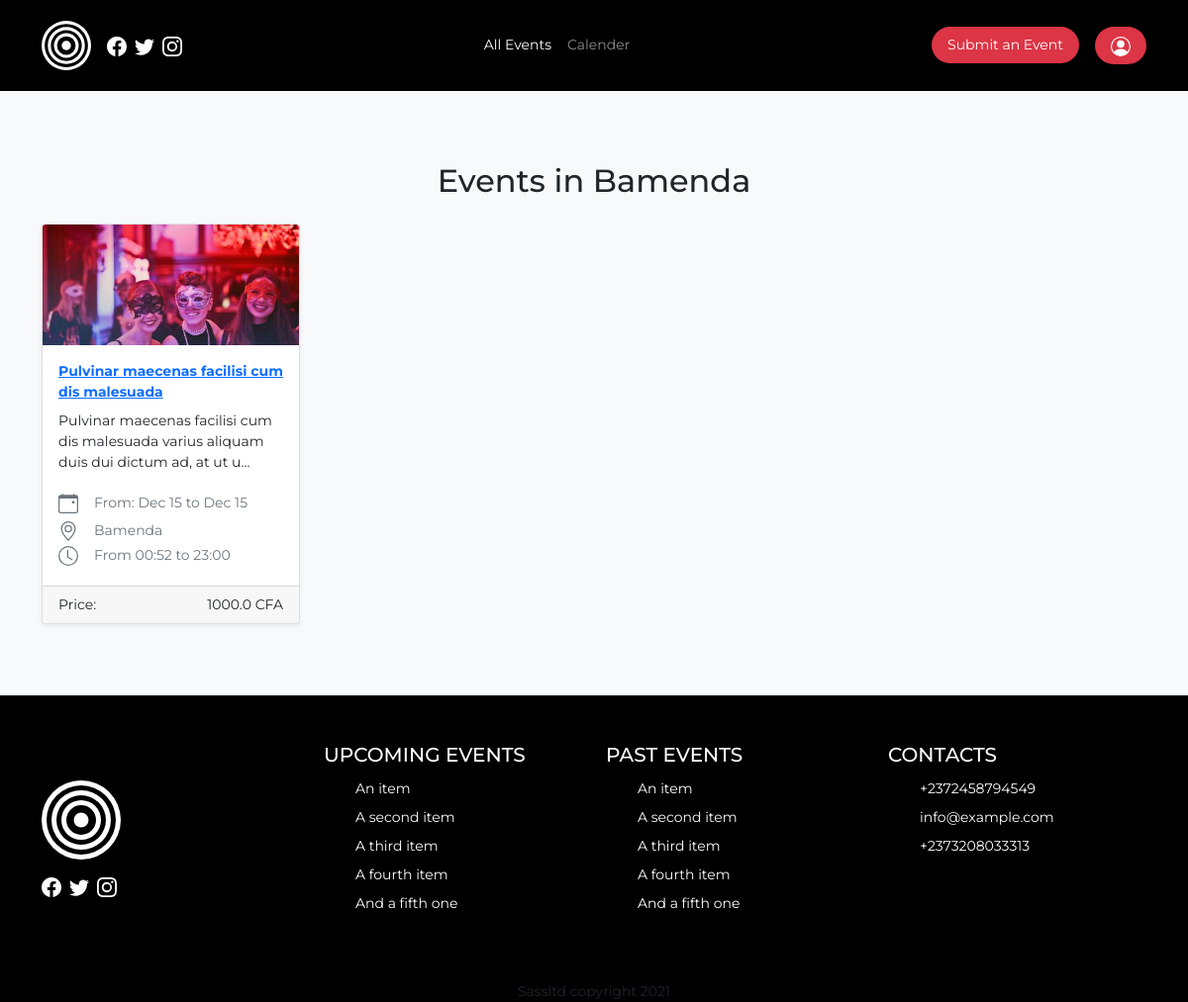
/city/Bamenda (signed in), run on the app's committed database.
### mainapp/models.py (models this page shows, shortened)
class Event(db.Model):
    __tablename__ = 'events'
    id = db.Column(db.Integer,primary_key = True)
    title = db.Column(db.String(60), nullable=False)
    description = db.Column(db.String, nullable=False)
    feature_image = db.Column(db.String, nullable=True, default='event.png')
    start = db.Column(db.DateTime, nullable=False, default=datetime.utcnow, index=True)
    end = db.Column(db.DateTime, nullable=False, default=datetime.utcnow,index=True)
    total_tickets =db.Column(db.Integer,nullable=False , default=1)
    ticket_price = db.Column(db.Float, nullable=False, default=0.01)
    start_time = db.Column(db.DateTime)
    end_time = db.Column(db.DateTime)
    location = db.Column(db.String(60), nullable=False)
    created_date = db.Column(db.DateTime,default=datetime.utcnow, index=True)
    user_id = db.Column(db.Integer, db.ForeignKey('users.id'), nullable=False)

### mainapp/events/routes.py (the view)
@events.route('/city/<string:name>')
def city_loc(name):
  locate = request.args.get('filter', default = name, type = str)
  print(locate)
  now = datetime.datetime.now()
  events = Event.query.filter(Event.start > now).filter_by(location=name).order_by(Event.start.asc()).all()
  return render_template('city_view.html', title='Events in',events=events,locate=locate )

### mainapp/models.py (called while the page is built)
@login_manager.user_loader
def load_user(user_id):
  return User.query.get(int(user_id))

### mainapp/events/templates/city_view.html (shortened to what this page needs)
{% extends 'shared/_base.html' %}
{%block content%}
<div class="container">
  <div class="my-4 py-4">
    <h2 class="text-center my-4">Events in {{locate}}</h2>
  <div class="row">
    {%if events|length == 0%}
    <div class="alert alert-warning" role="alert">
      Sorry, {{locate}} has no Upcoming events
    </div>
    {% else %}
    {%for event in events%}
    <div class="col-sm-3">
      <div class="card mb-4 shadow-sm">
        <img src="{{url_for('static',filename='images/event_images/thumbnail/' + event.feature_image)}}" class="card-img-top" alt="...">
        <div class="card-body">
          <div class=" fw-bold pb-2"><a href="{{url_for('events.event', event_id=event.id)}}">{{event.title}}</a></div>
            <p class="card-text">{{event.description | truncate(90, True)}}</p>
            <div class="d-flex flex-row text-muted lh-lg">
              <span class="me-3 mb-1">
              </span>
              <span> From: {{event.start.strftime('%b %d')}} to  {{event.end.strftime('%b %d')}} </span>
            </div>
            <div class="d-flex flex-row text-muted">
              <span class="me-3 mb-1">
                </span>
              <span>{{event.location}}</span>
            </div>
            <div class="d-flex flex-row text-muted">
              <span class="me-3 mb-1">
                  <svg xmlns="http://www.w3.org/2000/svg" width="20" height="20" fill="currentColor" class="bi bi-clock" viewBox="0 0 16 16">
                    <path d="M8 3.5a.5.5 0 0 0-1 0V9a.5.5 0 0 0 .252.434l3.5 2a.5.5 0 0 0 .496-.868L8 8.71V3.5z"/>
                    <path d="M8 16A8 8 0 1 0 8 0a8 8 0 0 0 0 16zm7-8A7 7 0 1 1 1 8a7 7 0 0 1 14 0z"/>
                  </svg>
                </span>
                <span>  From {{event.start_time.strftime('%H:%M')}} to {{event.end_time.strftime('%H:%M')}}</span>
            </div>
        </div>
        <div class="card-footer d-flex justify-content-between">
          <div class="">Price:</div>
          <div class="">{{event.ticket_price}} CFA</div>
        </div>
      </div>
    </div>
  {%endfor%}
    {%endif%}
  </div>
</div>
</div>
{% endblock %}

### mainapp/static/css/main.css (style rules this page uses)
:root { --fc-daygrid-event-dot-width: 8px; }
:root { --fc-list-event-dot-width: 10px; --fc-list-event-hover-bg-color: #f5f5f5; }

### mainapp/static/css/custom.css (style rules this page uses)
body { font-size: 14px; font-family: 'Montserrat', sans-serif; }

### data on the page
Event: location "Bamenda", feature_image (picture), title "Pulvinar maecenas facilisi cum dis malesuada", description "Pulvinar maecenas facilisi cum dis malesuada varius aliquam duis dui dictum ad, at ut u...", start "Dec 15", end "Dec 15", start_time "00:52", end_time "23:00", ticket_price "1000.0"
